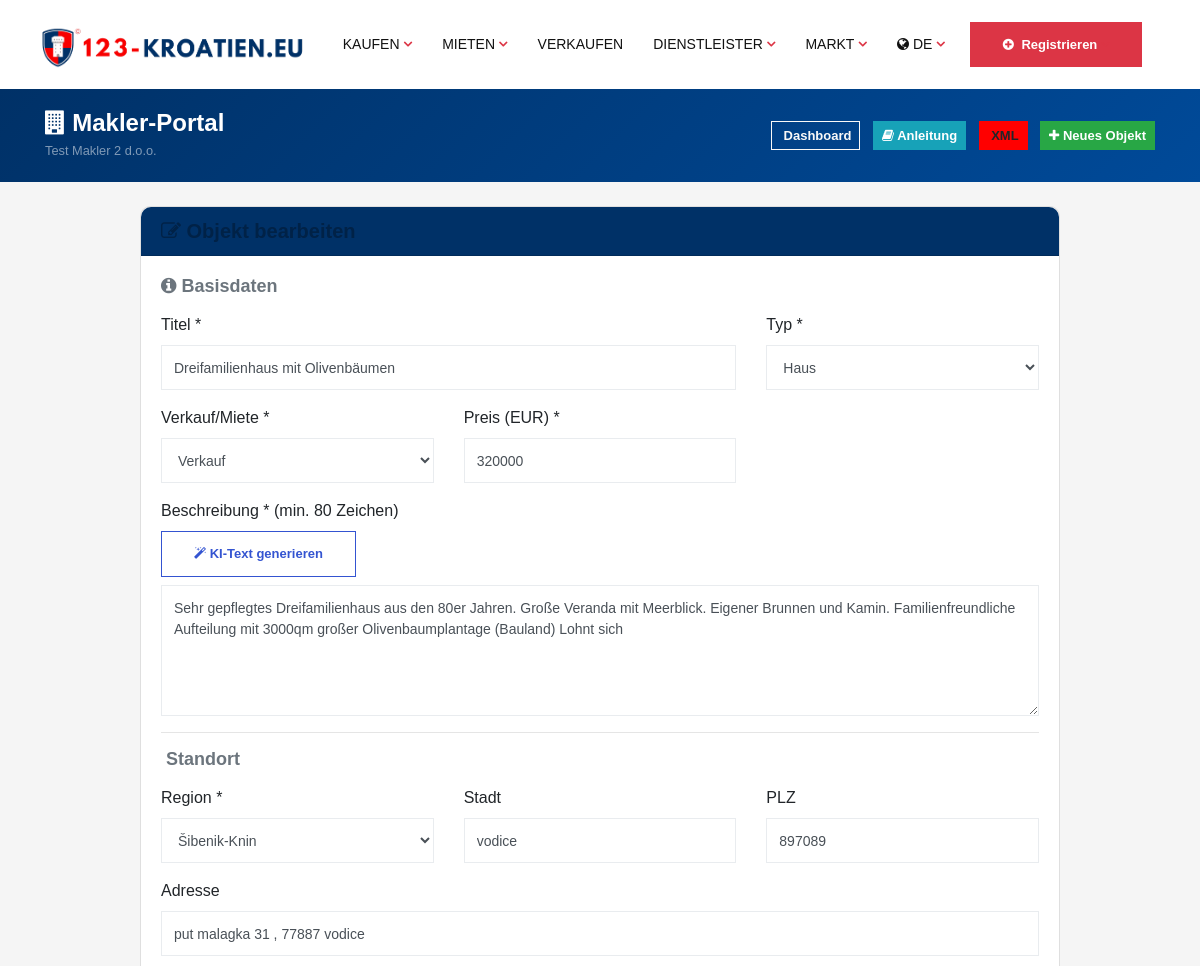
Before: /ge/makler-portal/bearbeiten/5/ (signed in, upper part) with the older database file.
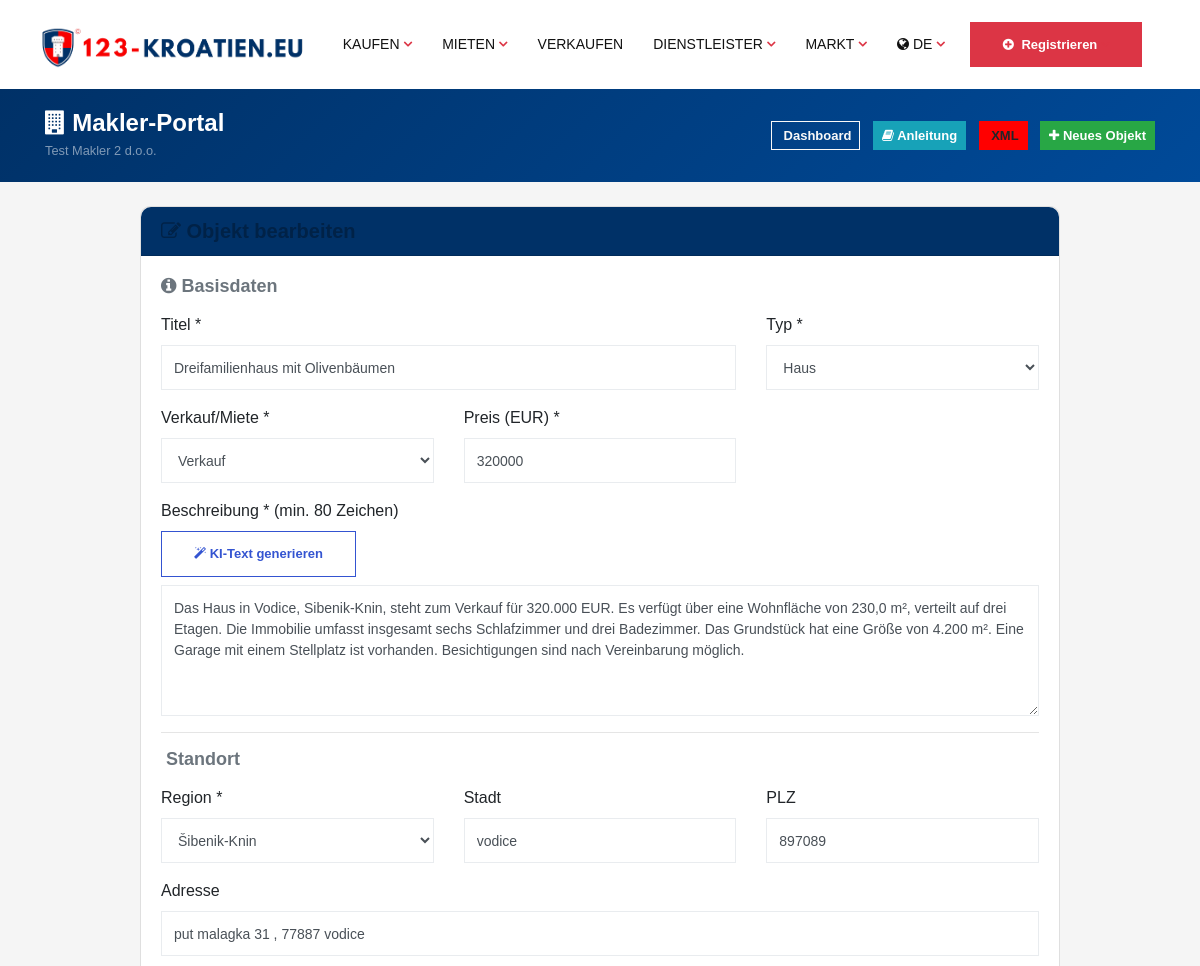
After: the same page with the newer database file.
### listings/models.py (models this page shows, shortened)
class Listing(models.Model):
    company_name = models.CharField(max_length=200, blank=True, null=True)
    company_logo = models.ImageField(upload_to='photos/%Y/%m/%d/', blank=True, null=True)
    portrait_photo = models.ImageField(upload_to='photos/%Y/%m/%d/', blank=True, null=True)
    oib_number = models.CharField(max_length=200, blank=True, null=True)
    email = models.EmailField(max_length=500, blank=True, null=True)
    domain = models.CharField(max_length=200, blank=True, null=True)
    realtor = models.ForeignKey(Agent, on_delete=models.DO_NOTHING, blank=True, null=True)
    property_title = models.CharField(max_length=200, blank=True)
    property_description = models.TextField(blank=True)
    property_type = models.CharField(max_length=200, blank=True)
    property_status = models.CharField(max_length=200, blank=True)
    location = models.CharField(max_length=200, blank=True)
    bedrooms = models.IntegerField(blank=True)
    bathrooms = models.IntegerField(default=0, blank=True)
    floors = models.IntegerField()
    garage = models.IntegerField(default=0)
    area = models.IntegerField()
    size = models.DecimalField(max_digits=5, decimal_places=1)
    property_price = models.IntegerField(default=0, blank=True)
    property_id = models.IntegerField(default="1", blank=True)
    video_url = models.CharField(max_length=200, blank=True)
    photo_main = models.ImageField(upload_to='photos/%Y/%m/%d/')
    photo_1 = models.ImageField(upload_to='photos/%Y/%m/%d/', blank=True)   ## blank=True used to make this field optional
    photo_2 = models.ImageField(upload_to='photos/%Y/%m/%d/', blank=True)
    photo_3 = models.ImageField(upload_to='photos/%Y/%m/%d/', blank=True)
    photo_4 = models.ImageField(upload_to='photos/%Y/%m/%d/', blank=True)
    photo_5 = models.ImageField(upload_to='photos/%Y/%m/%d/', blank=True)
    photo_6 = models.ImageField(upload_to='photos/%Y/%m/%d/', blank=True)
    LISTING_STATUS = [
        ('pruefung', 'Zur Pruefung'),
        ('aktiv', 'Aktiv (Online)'),
        ('verkauft', 'Verkauft'),
        ('pausiert', 'Pausiert'),
        ('abgelehnt', 'Abgelehnt'),
    ]
    listing_status = models.CharField(max_length=20, choices=LISTING_STATUS, default='pruefung')
    is_published = models.BooleanField(default=False)
    pruefung_fehler = models.TextField(blank=True, null=True)
    pruefung_notizen = models.TextField(blank=True, null=True)
    geprueft_am = models.DateTimeField(blank=True, null=True)
    list_date = models.DateTimeField(default=datetime.now, blank=True)
    address = models.CharField(max_length=200, blank=True)
    country = models.CharField(max_length=100, blank=True)
    city = models.CharField(max_length=100, blank=True)
    state = models.CharField(max_length=100, blank=True)
    zipcode = models.CharField(max_length=20, blank=True)
    neighborhood = models.CharField(max_length=100, blank=True)
    english_content = models.TextField(blank=True)
    german_content = models.TextField(blank=True)
    french_content = models.TextField(blank=True)
    greek_content = models.TextField(blank=True)
    croatian_content = models.TextField(blank=True)
    polish_content = models.TextField(blank=True)
    czech_content = models.TextField(blank=True)
    russian_content = models.TextField(blank=True)
    swedish_content = models.TextField(blank=True)
    norway_content = models.TextField(blank=True)
    slovak_content = models.TextField(blank=True)
    dutch_content = models.TextField(blank=True)

### main/makler_views.py (the view, shortened to what this page needs)
# urls.py: path('makler-portal/bearbeiten/<int:listing_id>/', makler_views.makler_objekt_bearbeiten, name='makler_objekt_bearbeiten'),
@login_required
def makler_objekt_bearbeiten(request, listing_id):
    professional = get_makler_professional(request.user)
    if not professional:
        return redirect('main:home')
    lang = request.session.get('site_language', 'ge')
    listing = get_object_or_404(
        Listing,
        Q(id=listing_id) & (Q(oib_number=professional.oib_number) | Q(email=professional.email))
    )
    return render(request, 'makler_portal/objekt_form.html', {
        'professional': professional,
        'listing': listing,
        'lang': lang,
        'is_new': False,
    })

### main/context_processors.py (called while the page is built)
def set_language(request):
    lang = request.session.get('site_language', 'ge')
    activate(lang)
    return {'language': lang}

### main/makler_views.py (called while the page is built)
def get_makler_professional(user):
    try:
        return Professional.objects.get(user=user, has_portal_access=True)
    except Professional.DoesNotExist:
        return None

### templates/makler_portal/objekt_form.html (shortened to what the changed rows need)
{% extends 'makler_portal/base_portal.html' %}
{% load static %}
{% block portal_content %}
<div class="row justify-content-center">
    <div class="col-lg-10">
        <div class="card" style="border-radius:10px;">
            <div class="card-body">
                <form method="POST" enctype="multipart/form-data">
                    <div class="row">
                        <div class="col-md-8 mb-3">
                            <label>{% if lang == 'hr' %}Naslov{% else %}Titel{% endif %} *</label>
                            <input type="text" name="property_title" class="form-control" value="{{ listing.property_title|default:'' }}" required>
                        </div>
                        <div class="col-md-4 mb-3">
                            <label>{% if lang == 'hr' %}Tip{% else %}Typ{% endif %} *</label>
                            <select name="property_type" class="form-control" required>
                                <option value="House" {% if listing.property_type == 'House' %}selected{% endif %}>{% if lang == 'hr' %}Kuća{% else %}Haus{% endif %}</option>
                            </select>
                        </div>
                    </div>
                    <div class="row">
                        <div class="col-md-4 mb-3">
                            <label>{% if lang == 'hr' %}Status{% else %}Verkauf/Miete{% endif %} *</label>
                            <select name="property_status" class="form-control" required>
                                <option value="Sale" {% if listing.property_status == 'Sale' %}selected{% endif %}>{% if lang == 'hr' %}Prodaja{% else %}Verkauf{% endif %}</option>
                            </select>
                        </div>
                        <div class="col-md-4 mb-3">
                            <label>{% if lang == 'hr' %}Cijena (EUR){% else %}Preis (EUR){% endif %} *</label>
                            <input type="text" name="property_price" class="form-control" id="preis-input" value="{{ listing.property_price|default:'' }}" required>
                        </div>
                    </div>
                    <div class="mb-3">
                        <label>{% if lang == 'hr' %}Opis{% else %}Beschreibung{% endif %} * (min. 80 {% if lang == 'hr' %}znakova{% else %}Zeichen{% endif %})</label>
                        <div class="input-group mb-2">
                            <button type="button" id="ki-btn" class="btn btn-outline-primary" onclick="generiereKIText()">
                            </button>
                        </div>
                        <textarea name="property_description" id="beschreibung-feld" class="form-control" rows="5" required>{{ listing.property_description|default:'' }}</textarea>
                    </div>
                    <div class="row">
                        <div class="col-md-4 mb-3">
                            <label>{% if lang == 'hr' %}Regija{% else %}Region{% endif %} *</label>
                            <select name="location" class="form-control" required>
                                <option value="Sibenik-Knin" {% if listing.location == 'Sibenik-Knin' %}selected{% endif %}>Šibenik-Knin</option>
                            </select>
                        </div>
                        <div class="col-md-4 mb-3">
                            <label>{% if lang == 'hr' %}Grad{% else %}Stadt{% endif %}</label>
                            <input type="text" name="city" class="form-control" value="{{ listing.city|default:'' }}">
                        </div>
                        <div class="col-md-4 mb-3">
                            <label>{% if lang == 'hr' %}Poštanski broj{% else %}PLZ{% endif %}</label>
                            <input type="text" name="zipcode" class="form-control" value="{{ listing.zipcode|default:'' }}">
                        </div>
                    </div>
                    <div class="mb-3">
                        <label>{% if lang == 'hr' %}Adresa{% else %}Adresse{% endif %}</label>
                        <input type="text" name="address" class="form-control" value="{{ listing.address|default:'' }}">
                    </div>
                </form>
            </div>
        </div>
    </div>
</div>
{% endblock %}

Changed rows visible on the page:
changed Listing "Dreifamilienhaus mit Olivenbäumen": property_description "Sehr gepflegtes Dreifamilienhaus aus den 80er Jahren. Große Veranda mit Meerblick. Eigener Brunnen und Kamin. Familienfreundliche Aufteilung mit 3000qm großer Olivenbaumplantage (Bauland) Lohnt sich" → "Das Haus in Vodice, Sibenik-Knin, steht zum Verkauf für 320.000 EUR. Es verfügt über eine Wohnfläche von 230,0 m², verteilt auf drei Etagen. Die Immobilie umfasst insgesamt sechs Schlafzimmer und drei Badezimmer. Das Grundstück hat eine Größe von 4.200 m². Eine Garage mit einem Stellplatz ist vorhanden. Besichtigungen sind nach Vereinbarung möglich."
